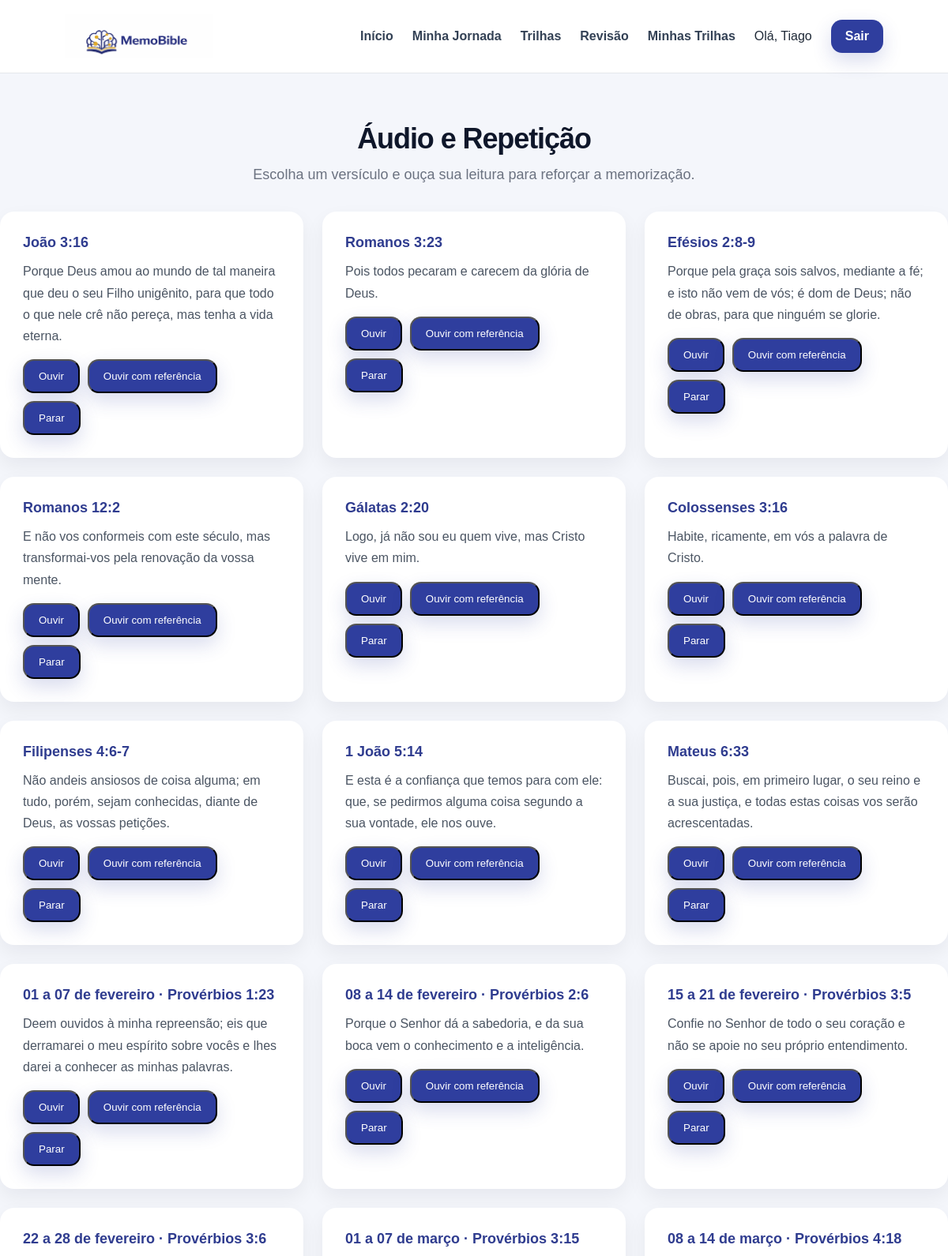
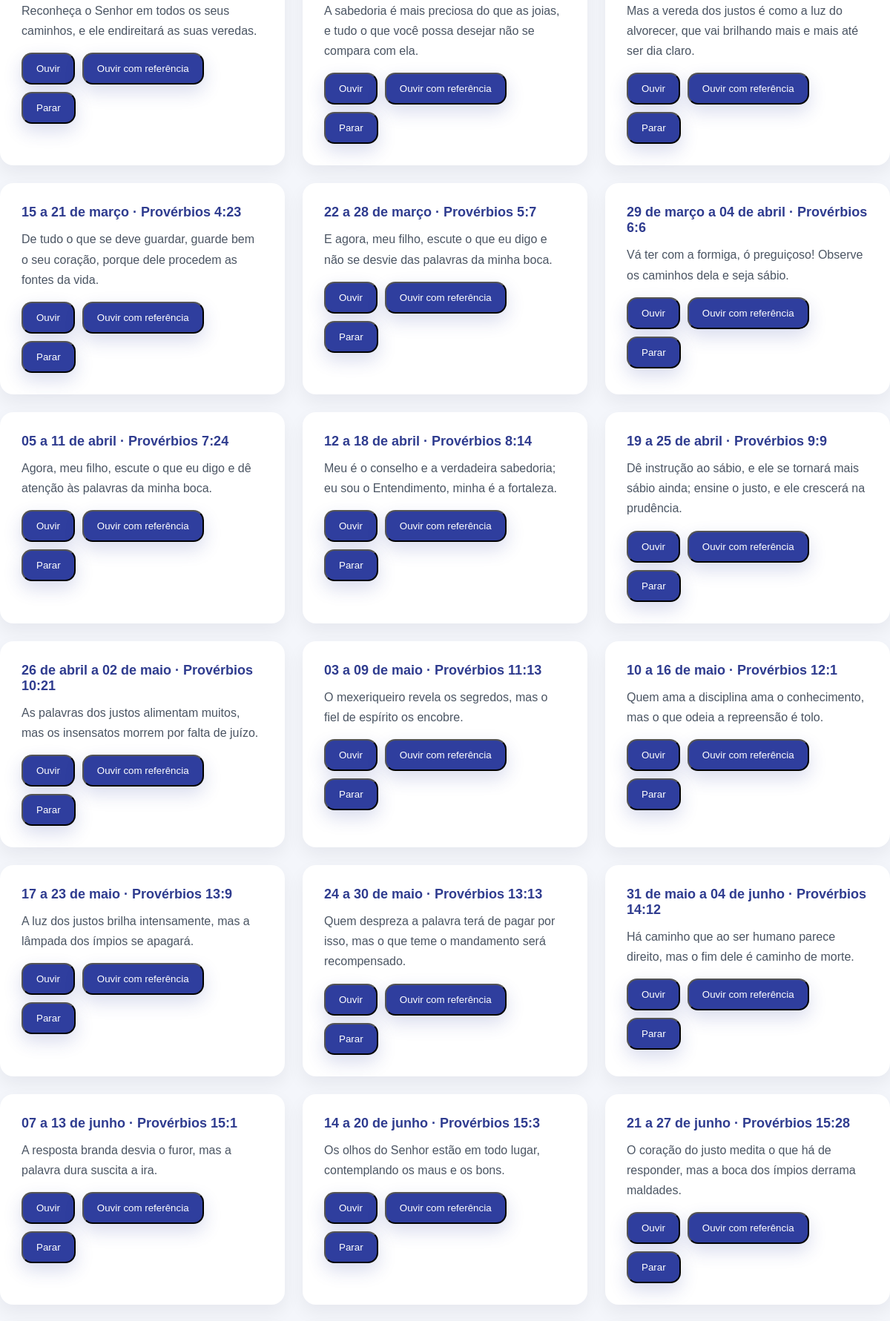
Screenshot of /audio (signed in, upper part) with the database file from the repository (2 pictures, top to bottom).
### app/models.py (models this page shows)
class User(Base):
    __tablename__ = "users"
    id = Column(Integer, primary_key=True, index=True)
    name = Column(String, nullable=False)
    email = Column(String, unique=True, nullable=False)
    password_hash = Column(String, nullable=False)

class Verse(Base):
    __tablename__ = "verses"
    id = Column(Integer, primary_key=True, index=True)
    reference = Column(String, nullable=False)
    text = Column(Text, nullable=False)
    track_id = Column(Integer, ForeignKey("tracks.id"))
    track = relationship("Track", back_populates="verses")

### app/main.py (the view)
@app.get("/audio", response_class=HTMLResponse)
def audio_page(request: Request, db: Session = Depends(get_db)):
    user = require_user(request, db)
    verses = db.query(Verse).all()
    return templates.TemplateResponse(
        "audio.html",
        {
            "request": request,
            "titulo": "Áudio e Repetição",
            "current_user": user,
            "verses": verses,
        },
    )

### app/templates/audio.html (shortened to what this page needs)
{% extends "base.html" %}
{% block content %}
<section class="section">
    <div class="section-header">
        <h3>Áudio e Repetição</h3>
        <p>Escolha um versículo e ouça sua leitura para reforçar a memorização.</p>
    </div>
    <div class="cards-grid">
        {% for verse in verses %}
        <div class="theme-card">
            <h4>{{ verse.reference }}</h4>
            <p>{{ verse.text }}</p>
            <div style="margin-top: 16px; display: flex; gap: 10px; flex-wrap: wrap;">
                <button class="site-btn" onclick="falarTexto(`{{ verse.text | replace('`', '\\`') }}`)">
                    Ouvir
                </button>
                <button class="site-btn" onclick="falarTexto(`{{ verse.reference }}. {{ verse.text | replace('`', '\\`') }}`)">
                    Ouvir com referência
                </button>
                <button class="site-btn" onclick="pararAudio()">
                    Parar
                </button>
            </div>
        </div>
        {% endfor %}
    </div>
</section>
{% endblock %}

### app/templates/base.html (shortened to what this page needs)
<!DOCTYPE html>
<html lang="pt-BR">
<head>
<link rel="stylesheet" href="/static/style.css">
</head>
<body>
<header class="site-header">
<div class="site-header-inner">
<a href="/" class="site-brand">
<img src="/static/images/horizontal.png" alt="MemoBible Logo" loading="lazy">
</a>
<nav class="site-nav">
<a href="/">Início</a>
{% if current_user %}
<a href="/dashboard">Minha Jornada</a>
<a href="/trilhas">Trilhas</a>
<a href="/revisao">Revisão</a>
<a href="/minhas-trilhas">Minhas Trilhas</a>
{% endif %}
{% if current_user %}
<span class="site-user">Olá, {{ current_user.name }}</span>
<a href="/logout" class="site-btn">Sair</a>
{% else %}
<a href="/login" class="site-btn">Entrar</a>
<a href="/register" class="site-btn">Criar conta</a>
{% endif %}
</nav>
</div>
</header>
<main class="page-content">
{% block content %}
{% endblock %}
</main>
</body>
</html>

### app/static/style.css (style rules this page uses)
* { box-sizing: border-box; }
html { scroll-behavior: smooth; }
body { margin: 0; font-family: 'Inter', sans-serif; background: #f5f7fb; color: #1f2937; }
.section { padding: 64px 0; position: relative; scroll-margin-top: 100px; }
.section-header { text-align: center; max-width: 800px; margin: 0 auto 32px auto; }
.section-header h3 { margin: 0 0 10px 0; font-size: 36px; line-height: 1.08; letter-spacing: -0.03em; color: #0f172a; }
.section-header p { margin: 0; font-size: 18px; color: #6b7280; line-height: 1.7; }
.cards-grid { display: grid; grid-template-columns: repeat(3, 1fr); gap: 24px; }
.theme-card { background: white; padding: 28px; border-radius: 18px; box-shadow: 0 10px 24px rgba(15, 23, 42, 0.06); transition: transform 0.22s ease, box-shadow 0.22s ease, border-color 0.22s ease; border: 1px solid transparent; }
.theme-card h4 { margin: 0 0 12px 0; color: #2f3c8f; font-size: 18px; transition: color 0.2s ease; }
.theme-card p { margin: 0; color: #4b5563; line-height: 1.7; }
html, body { margin: 0; padding: 0; min-height: 100%; }
body { font-family: Arial, Helvetica, sans-serif; background: #f4f6fb; color: #1f2937; min-height: 100vh; display: flex; flex-direction: column; }
.page-content { flex: 1; }
.site-header { background: #ffffff; border-bottom: 1px solid #e5e7eb; }
.site-header-inner { max-width: 1100px; margin: 0 auto; padding: 18px 32px; display: flex; align-items: center; justify-content: space-between; gap: 24px; }
.site-brand img { height: 56px; display: block; }
.site-nav { display: flex; align-items: center; gap: 24px; flex-wrap: wrap; }
.site-nav a { text-decoration: none; color: #334155; font-weight: 600; }
.site-btn { background: #2f3e9e; color: #ffffff !important; padding: 12px 18px; border-radius: 14px; box-shadow: 0 10px 25px rgba(47, 62, 158, 0.18); }
.site-header { position: sticky; top: 0; z-index: 100; background: white; }

### rows the page displays
User: name "Tiago"
Verse: reference "João 3:16", text "Porque Deus amou ao mundo de tal maneira que deu o seu Filho unigênito, para que todo o que nele crê não pereça, mas tenha a vida eterna."
Verse: reference "Romanos 3:23", text "Pois todos pecaram e carecem da glória de Deus."
Verse: reference "Efésios 2:8-9", text "Porque pela graça sois salvos, mediante a fé; e isto não vem de vós; é dom de Deus; não de obras, para que ninguém se glorie."
Verse: reference "Romanos 12:2", text "E não vos conformeis com este século, mas transformai-vos pela renovação da vossa mente."
Verse: reference "Gálatas 2:20", text "Logo, já não sou eu quem vive, mas Cristo vive em mim."
Verse: reference "Colossenses 3:16", text "Habite, ricamente, em vós a palavra de Cristo."
Verse: reference "Filipenses 4:6-7", text "Não andeis ansiosos de coisa alguma; em tudo, porém, sejam conhecidas, diante de Deus, as vossas petições."
Verse: reference "1 João 5:14", text "E esta é a confiança que temos para com ele: que, se pedirmos alguma coisa segundo a sua vontade, ele nos ouve."
Verse: reference "Mateus 6:33", text "Buscai, pois, em primeiro lugar, o seu reino e a sua justiça, e todas estas coisas vos serão acrescentadas."
Verse: reference "01 a 07 de fevereiro · Provérbios 1:23", text "Deem ouvidos à minha repreensão; eis que derramarei o meu espírito sobre vocês e lhes darei a conhecer as minhas palavras."
Verse: reference "08 a 14 de fevereiro · Provérbios 2:6", text "Porque o Senhor dá a sabedoria, e da sua boca vem o conhecimento e a inteligência."
Verse: reference "15 a 21 de fevereiro · Provérbios 3:5", text "Confie no Senhor de todo o seu coração e não se apoie no seu próprio entendimento."
Verse: reference "22 a 28 de fevereiro · Provérbios 3:6", text "Reconheça o Senhor em todos os seus caminhos, e ele endireitará as suas veredas."
Verse: reference "01 a 07 de março · Provérbios 3:15", text "A sabedoria é mais preciosa do que as joias, e tudo o que você possa desejar não se compara com ela."
Verse: reference "08 a 14 de março · Provérbios 4:18", text "Mas a vereda dos justos é como a luz do alvorecer, que vai brilhando mais e mais até ser dia claro."
Verse: reference "15 a 21 de março · Provérbios 4:23", text "De tudo o que se deve guardar, guarde bem o seu coração, porque dele procedem as fontes da vida."
Verse: reference "22 a 28 de março · Provérbios 5:7", text "E agora, meu filho, escute o que eu digo e não se desvie das palavras da minha boca."
Verse: reference "29 de março a 04 de abril · Provérbios 6:6", text "Vá ter com a formiga, ó preguiçoso! Observe os caminhos dela e seja sábio."
Verse: reference "05 a 11 de abril · Provérbios 7:24", text "Agora, meu filho, escute o que eu digo e dê atenção às palavras da minha boca."
Verse: reference "12 a 18 de abril · Provérbios 8:14", text "Meu é o conselho e a verdadeira sabedoria; eu sou o Entendimento, minha é a fortaleza."
Verse: reference "19 a 25 de abril · Provérbios 9:9", text "Dê instrução ao sábio, e ele se tornará mais sábio ainda; ensine o justo, e ele crescerá na prudência."
Verse: reference "26 de abril a 02 de maio · Provérbios 10:21", text "As palavras dos justos alimentam muitos, mas os insensatos morrem por falta de juízo."
Verse: reference "03 a 09 de maio · Provérbios 11:13", text "O mexeriqueiro revela os segredos, mas o fiel de espírito os encobre."
Verse: reference "10 a 16 de maio · Provérbios 12:1", text "Quem ama a disciplina ama o conhecimento, mas o que odeia a repreensão é tolo."
Verse: reference "17 a 23 de maio · Provérbios 13:9", text "A luz dos justos brilha intensamente, mas a lâmpada dos ímpios se apagará."
Verse: reference "24 a 30 de maio · Provérbios 13:13", text "Quem despreza a palavra terá de pagar por isso, mas o que teme o mandamento será recompensado."
Verse: reference "31 de maio a 04 de junho · Provérbios 14:12", text "Há caminho que ao ser humano parece direito, mas o fim dele é caminho de morte."
Verse: reference "07 a 13 de junho · Provérbios 15:1", text "A resposta branda desvia o furor, mas a palavra dura suscita a ira."
Verse: reference "14 a 20 de junho · Provérbios 15:3", text "Os olhos do Senhor estão em todo lugar, contemplando os maus e os bons."
Verse: reference "21 a 27 de junho · Provérbios 15:28", text "O coração do justo medita o que há de responder, mas a boca dos ímpios derrama maldades."
